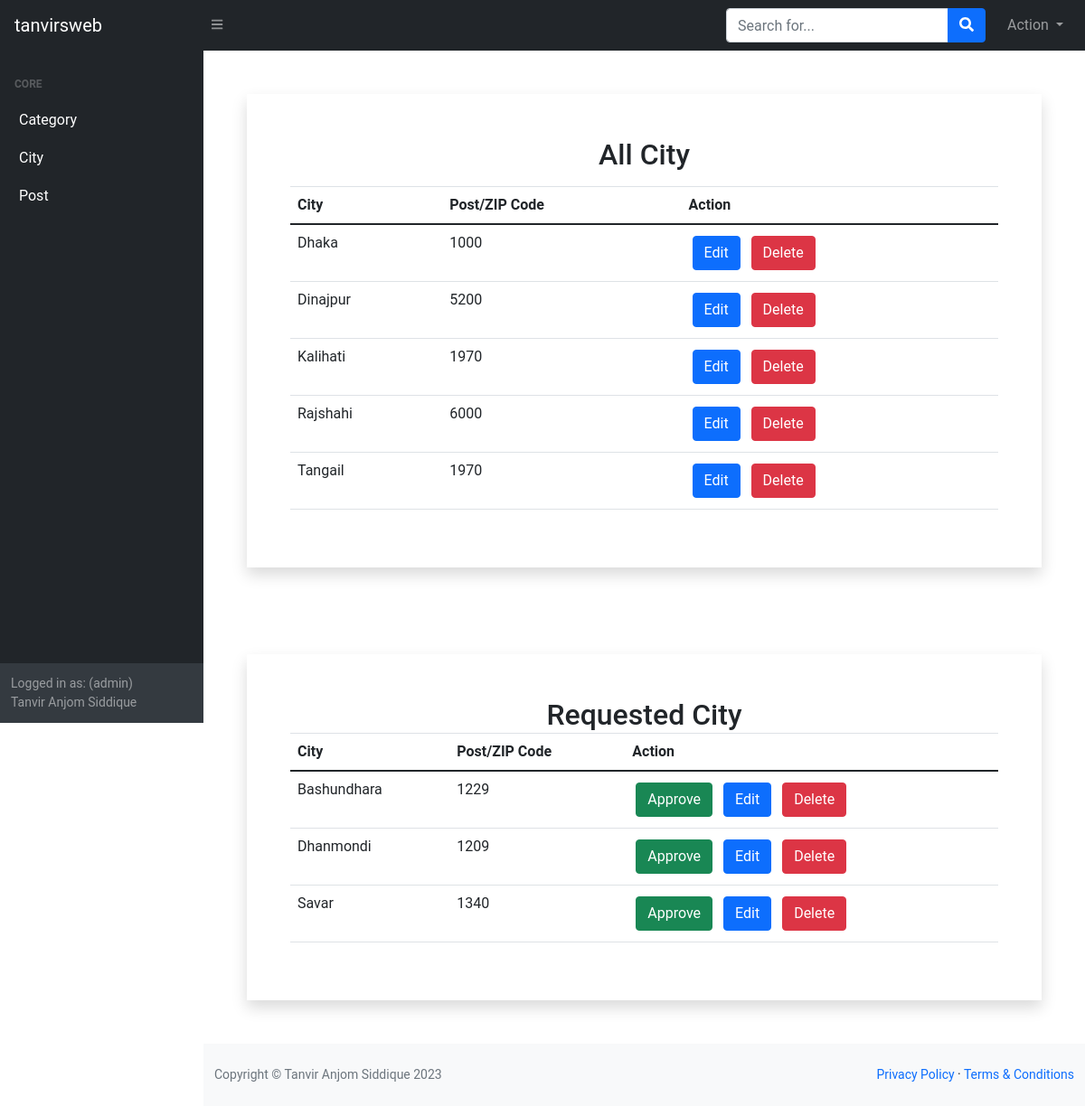
The page /Admin/manage_city.php (signed in) on the database its author committed.
### tables this page shows
CREATE TABLE `city` (
  `city_id` int(11) NOT NULL,
  `city_name` varchar(80) DEFAULT NULL,
  `post_code` int(11) DEFAULT NULL
);

CREATE TABLE `city_req` (
  `city_id` int(11) NOT NULL,
  `city_name` varchar(80) NOT NULL,
  `post_code` int(11) NOT NULL,
  `user_id` int(11) NOT NULL
);

### Admin/manage_city.php (called while the page is built, shortened)
<?php
    include("template.php");
?>

### Admin/class/function.php (called while the page is built, shortened)
<?php
    class adminBlog{
        private $conn;
        public function __construct(){
            $dbhost='localhost';
            $dbuser='root';
            $dbpass='';
            $dbname='house_renting';
            $this->conn=mysqli_connect($dbhost,$dbuser,$dbpass,$dbname);
        }
        public function getAllCity(){
            $query = "SELECT * FROM city ORDER BY city_name";
            $query_run = mysqli_query($this->conn, $query);
            return $query_run;
        }
        public function getAllCityReq(){
            $user_id=$_SESSION['person_id'];
            if($_SESSION['person']=='admin')
                $query = "SELECT * FROM city_req ORDER BY city_name";
            else
                $query = "SELECT * FROM city_req WHERE user_id=$user_id ORDER BY city_name";
            $query_run = mysqli_query($this->conn, $query);
            return $query_run;
        }
    }
?>

### Admin/view/manage_city_view.php (the view, shortened to what this page needs)
<div class="shadow m-5 p-5">
    <h2 class="text-center mb-3">All City</h2>
    <table class="table">
        <thead>
            <tr>
                <th>City</th>
                <th>Post/ZIP Code</th>
                <?php if($_SESSION['person']=='admin'){ ?>
                    <th>Action</th>
                <?php } ?>
            </tr>
        </thead>
        <tbody>
            <?php
            $allcity=$obj->getAllCity();
                foreach($allcity as $city){
                ?>
                <tr>
                    <td> <?php echo $city['city_name']; ?> </td>
                    <td> <?php echo $city['post_code']; ?> </td>
                    <?php if($_SESSION['person']=='admin'){ ?>
                    <td>
                        <a href="edit_city.php?status=edtcity&&id=<?php echo $city['city_id']; ?>" class="btn btn-primary m-1">Edit</a>
                        <a href="?status=delcity&&id=<?php echo $city['city_id']; ?>" class="btn btn-danger m-1">Delete</a>
                    </td>
                    <?php } ?>
                </tr>
            <?php } ?>
        </tbody>
    </table>
</div>
<div class="shadow m-5 p-5">
    <h2 class="text-center">Requested City</h2>
    <table class="table">
        <thead>
            <tr>
                <th>City</th>
                <th>Post/ZIP Code</th>
                <th>Action</th>
            </tr>
        </thead>
        <tbody>
            <?php
            $allcity=$obj->getAllCityReq();
            foreach($allcity as $city){
               ?>
                <tr>
                    <td> <?php echo $city['city_name']; ?> </td>
                    <td> <?php echo $city['post_code']; ?> </td>
                    <td>
                    <?php if($_SESSION['person']=='admin'){ ?>
                        <a href="?status=apvcity&id=<?php echo $city['city_id']; ?>" class="btn btn-success m-1">Approve</a>
                    <?php } ?>
                        <a href="edit_city.php?status=edtcityreq&&id=<?php echo $city['city_id']; ?>" class="btn btn-primary m-1">Edit</a>
                        <a href="?status=delcityreq&&id=<?php echo $city['city_id']; ?>" class="btn btn-danger m-1">Delete</a>
                    </td>
                </tr>
            <?php } ?>
        </tbody>
    </table>
</div>

### Admin/css/dashboard.css (style rules this page uses)
body { font-family: 'Roboto', sans-serif; overflow-x: hidden; text-rendering: optimizeLegibility; -webkit-font-smoothing: antialiased; -moz-osx-font-smoothing: grayscale; }
a { text-decoration: none!important; }
h1,h2,h3,h4,h5,h6 { margin: 0px; }

### rows shown on the page
city: city_name "Dhaka", post_code "1000"
city: city_name "Dinajpur", post_code "5200"
city: city_name "Kalihati", post_code "1970"
city: city_name "Rajshahi", post_code "6000"
city: city_name "Tangail", post_code "1970"
city_req: city_name "Bashundhara", post_code "1229"
city_req: city_name "Dhanmondi", post_code "1209"
city_req: city_name "Savar", post_code "1340"

### other values the page prints
$_SESSION['person'] "admin"
$_SESSION['person_name'] "Tanvir Anjom Siddique"
